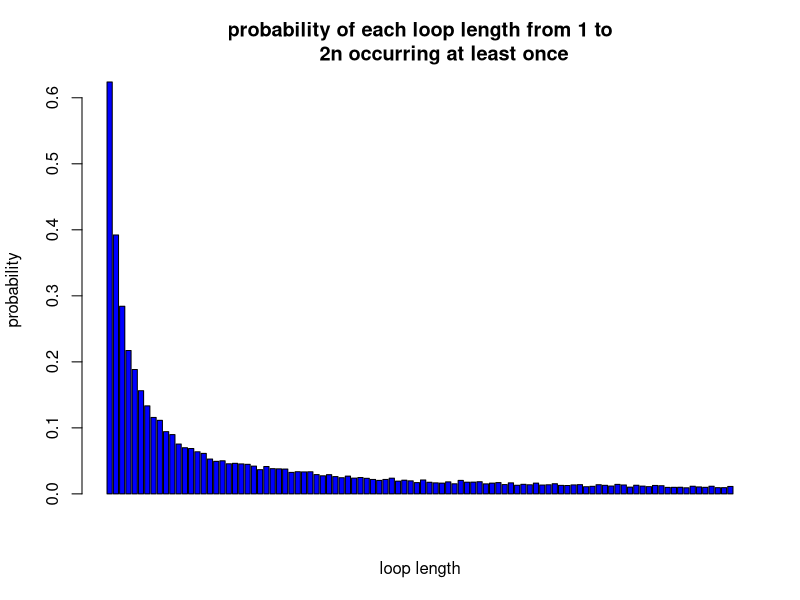

R code for this plot:
#Aysu Ismayilova (s2295782) #Xiaoxian Zhang (s2287323)
#GitHub link: https://github.com/EvelynYan123/Project_2/edit/main/proj2.r
Pone <- function(n,k,strategy, nreps){ #A function to calculate the probability that one prisoner finds his number 
  #given n- number of tries(max number of boxes he can open), k-prisoner's number, the strategy and number of iterations
  N <- 2*n 
  results = rep(0,nreps)  #initialise vector of results
  if(strategy != 3){  #for strategies except strategy 3 (that is, 1 and 2)
    for(i in 1:nreps) {  #loop over nreps
      boxes = sample(1:N,N) #sample boxes
     #we have 2*n prisoners
      foundIt = 0 #initialise number of prisoners who found their numbers
      #loop over prisoners
        tries = 1
        if(strategy == 1){  #consider a strategy 1
          path = c(k) #keep track of the path of a prisoner
          inBox = boxes[k] # prisoner opens a box with his number
        }else if(strategy == 2){ #consider a strategy 2
          path = c(sample(1:N,1)) #sample random box  
          inBox = boxes[path]  #firstly prisoner opens a random box
        }
        while(tries <= n) { #prisoners can open at most n boxes
          path = c(path, inBox) 		#keep track of a path	 			
          if(inBox == k) { 	#check if the number inside of the box coincides with the prisoner's number		
            foundIt = foundIt + 1   #if yes then update foundIt
            break; 			} 
          else { 					
            inBox = boxes[inBox] 			} #if no, then follow this number in the next box
          tries = tries+1 		} 		 		#update number of tries
      
      results[i] = foundIt  #how many prisoners found their numbers
    }
  }else{ #strategy3
    for(i in 1:nreps) {
      inboxes <- sample(1:N,N)[1:n]  # we randomly choose n boxes with n cards in them
      results[i] <- match(k,inboxes) #check if the prisoner finds his number and repeat it nrep number of times and store each result in results[i]
                                     #if a prisoner finds his number it will be an integer, otherwise NA 
      results <- length(results[which(is.na(results)== FALSE)])#we count how many results are integers. In other words in nreps times of simulation how many times  
                                                               #a prisoner with number k found his number
    }       
  }
  
  prob = sum(results)/(nreps)
  
  return(prob)
}




Pall <- function(n, strategy, nreps){#A function to calculate the probability of all prisoners finding their numbers given #given n -number of tries(max of boxes they can open), the strategy and number of iterations
  N <- 2*n #number of prsioners
  results = rep(0,nreps) #initialising results to 0
  if(strategy != 3){ #consider a strategy different from 3, that is, strategies 1 and 2
    for(i in 1:nreps) { #loop over iterations
      boxes = sample(1:N,N) #sample boxes
      prisoners = 1:N #we have N prisoners
      foundIt = 0 #initialising number of prisoners who found their numbers to zero
      for(prisoner in prisoners) {#loop over all prisoners
        tries = 1 
        
        if(strategy == 1){ #consider strategy1
        path = c(prisoner) #keep track of a path of a prisoner
        inBox = boxes[prisoner] #prisoner opens the box with his number on it
        }else if(strategy == 2){ #consider strategy2
          path = c(sample(1:N,1)) #sample boxes
          inBox = boxes[path]#keep track of a path of a prisoner
        }
        
        while(tries <= n) { #while prisoner does not open at most n boxes
          path = c(path, inBox) #keep track of the path of a prisoner			 			
          if(inBox == prisoner) { 	#check if the card inside of a box coincides with the prisoner's number			
            foundIt = foundIt + 1 	#if yes, update	foundIt		
            break; 			} 
          else { 					
            inBox = boxes[inBox] 			} #if no, follow this number in the next box				
          tries = tries+1 		} 		#update tries 		
      }
      
      
      results[i] = foundIt #gives overall result of all prisoners who found their numbers 
    }
  }else{
    for(i in 1:nreps) {#loop over iterations
      prisoners <- 1:N #we have N prisoners
      temp <- numeric(N)#temporary
      
      for(j in prisoners){
        inboxes <- sample(1:N,N)[1:n]#we randomly choose n boxes with n cards in them
        temp[j] <- match(j,inboxes)#check if the jth prisoner finds his number and repeat it nreps times and store the result in temp
                                   #if the prisoner finds his number temp[j] will be an integer otherwise NA 
      }
      temp <- na.omit(temp) #drop all NA's 
      results[i] <- N-length(attributes(temp)$na.action) #N indicates the number of prisoners who did not find their number
                                                         #results shows how many prisoners found their numbers in ith simulation 
    }
    
    
  }
  
  prob = length(which(results==2*n))/nreps
  
  return(prob)
}



success_prob <- function(n,nreps){ 
  for (strategy in 1:3){ #loop over the strategies
    cat('In strategy', strategy,':',fill = TRUE)
    cat(" P(a single prisoner's success)=", {Pone(n,1,strategy,nreps)},fill = TRUE)
    cat(" P(all prisoners' success)=", {Pall(n,strategy,nreps)},fill = TRUE)
  }
}
success_prob(5,10000)
success_prob(50,10000)
# In strategy 1, the probability of all prisoners getting free is 30.63%, but in other two strategies, the probabilities that they will be free are 0.




dloop <- function(n, nreps){ #creating the function dloop that takes number of boxes and number of iterations
  count_0 = rep(0, n*2) # initialise vector of length 2*n
  
  for (reps in 1:nreps){ #loop over nreps
    count_1 = rep(0, n*2) #initialise vector counting length of a loop 
    boxes = sample(n*2,n*2) #sample boxes 
   
    
    iteration_num = c() #initialising vector of numbers we will perform iterations over
    for (k in 1:(2*n)){ #loop over 2*n boxes 
      cycles = c() 
      if ((k %in% iteration_num) == FALSE){  #check if k coincides with the numbers over which we perform iterations
        cycles = append(cycles, k) #if not then append this value to that loop
        next_box = boxes[k] #follow the prisoner's number in next box
        while (next_box != k){ #we append the next boxes to the cycle until in one of the boxes we find the prisoner's number
                               #if we find the number the cycle is closed and we are done
          cycles = append(cycles, next_box)  #add next box to the cycle
          next_box =boxes[next_box] 
        }
        count_1[length(cycles)]=count_1[length(cycles)]+1 # count  number of boxes in cycles
        iteration_num = append(iteration_num, cycles) 
      }
    }
    index_0 = grep(0, count_1)
    count_0[index_0]=count_0[index_0]+1
  }
  prob_0 <- count_0/nreps #probability of a non-repeated loops (0 time)
  prob_1 <- 1- prob_0 #probability of an each loop 1:2n at least once
  return(prob_1)
}

prob <- dloop(50, 10000) 
barplot(prob,ylab = 'probability',xlab = 'loop length',col = 'blue',main = 'probability of each loop length from 1 to
        2n occurring at least once') #displaying barplot of probabilities

1-sum(prob[51:100]) #probability that there is no loop length greater than 50 


#Since the prisoner starts on the box of their own number they are, on the cycle that contains their card 

#By following the cycle around they will eventually end up at their card.

#The only issue is if prisoners can find their numbers before n boxes are opened.
#In fact, the maximum cycle length should be less than or equal to 50, and there can only be one cycle in any set that has a cycle greater than fifty and 
#after calculating the probability we get 0.319
# about 30 percent of the time, the length of the maximum chains formed will be less than 50 boxes and so all prisoners will be able to find their numbers before they open more than 50 boxes
